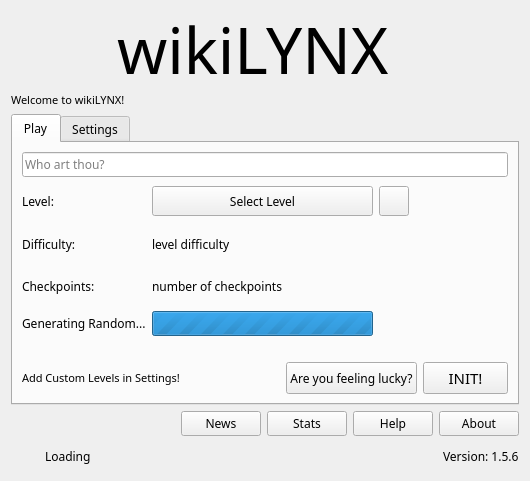
<?xml version="1.0" encoding="UTF-8"?>
<ui version="4.0">
 <class>welcomeDialog</class>
 <widget class="QDialog" name="welcomeDialog">
  <property name="windowModality">
   <enum>Qt::WindowModality::NonModal</enum>
  </property>
  <property name="geometry">
   <rect>
    <x>0</x>
    <y>0</y>
    <width>530</width>
    <height>481</height>
   </rect>
  </property>
  <property name="sizePolicy">
   <sizepolicy hsizetype="Fixed" vsizetype="Fixed">
    <horstretch>0</horstretch>
    <verstretch>0</verstretch>
   </sizepolicy>
  </property>
  <property name="minimumSize">
   <size>
    <width>530</width>
    <height>481</height>
   </size>
  </property>
  <property name="maximumSize">
   <size>
    <width>16777215</width>
    <height>16777215</height>
   </size>
  </property>
  <property name="font">
   <font>
    <family>Comfortaa</family>
    <stylestrategy>PreferDefault</stylestrategy>
    <hintingpreference>PreferNoHinting</hintingpreference>
   </font>
  </property>
  <property name="windowTitle">
   <string>Welcome to wikiLYNX</string>
  </property>
  <property name="windowIcon">
   <iconset resource="../../assets/assets.qrc">
    <normaloff>:/base/images/wikiLYNX_logo.svg</normaloff>:/base/images/wikiLYNX_logo.svg</iconset>
  </property>
  <layout class="QVBoxLayout" name="verticalLayout_3">
   <item>
    <layout class="QHBoxLayout" name="horizontalLayout_2">
     <item>
      <widget class="QPushButton" name="appLogo">
       <property name="maximumSize">
        <size>
         <width>100</width>
         <height>75</height>
        </size>
       </property>
       <property name="text">
        <string/>
       </property>
       <property name="icon">
        <iconset resource="../../assets/assets.qrc">
         <normaloff>:/base/images/wikiLYNX_logo.svg</normaloff>:/base/images/wikiLYNX_logo.svg</iconset>
       </property>
       <property name="iconSize">
        <size>
         <width>100</width>
         <height>100</height>
        </size>
       </property>
       <property name="flat">
        <bool>true</bool>
       </property>
      </widget>
     </item>
     <item>
      <widget class="QLabel" name="label">
       <property name="maximumSize">
        <size>
         <width>16777215</width>
         <height>75</height>
        </size>
       </property>
       <property name="font">
        <font>
         <family>Courier Prime</family>
         <pointsize>48</pointsize>
         <stylestrategy>PreferDefault</stylestrategy>
         <hintingpreference>PreferNoHinting</hintingpreference>
        </font>
       </property>
       <property name="toolTip">
        <string>A simple app to play Wikipedia Speedruns the right way </string>
       </property>
       <property name="text">
        <string>wikiLYNX</string>
       </property>
       <property name="textInteractionFlags">
        <set>Qt::TextInteractionFlag::NoTextInteraction</set>
       </property>
      </widget>
     </item>
    </layout>
   </item>
   <item>
    <widget class="QLabel" name="label0">
     <property name="font">
      <font>
       <family>Comfortaa</family>
       <pointsize>8</pointsize>
       <stylestrategy>PreferDefault</stylestrategy>
       <hintingpreference>PreferNoHinting</hintingpreference>
      </font>
     </property>
     <property name="toolTip">
      <string/>
     </property>
     <property name="text">
      <string>Welcome to wikiLYNX!</string>
     </property>
    </widget>
   </item>
   <item>
    <widget class="QTabWidget" name="tabWidget">
     <property name="currentIndex">
      <number>0</number>
     </property>
     <widget class="QWidget" name="tabPlay">
      <attribute name="icon">
       <iconset theme="home"/>
      </attribute>
      <attribute name="title">
       <string>Play</string>
      </attribute>
      <layout class="QVBoxLayout" name="verticalLayout">
       <item>
        <widget class="QLineEdit" name="playerName">
         <property name="font">
          <font>
           <family>Courier Prime</family>
           <stylestrategy>PreferDefault</stylestrategy>
           <hintingpreference>PreferNoHinting</hintingpreference>
          </font>
         </property>
         <property name="cursor">
          <cursorShape>IBeamCursor</cursorShape>
         </property>
         <property name="toolTip">
          <string>Enter your name for Leaderboard entries </string>
         </property>
         <property name="inputMask">
          <string/>
         </property>
         <property name="maxLength">
          <number>100</number>
         </property>
         <property name="frame">
          <bool>true</bool>
         </property>
         <property name="placeholderText">
          <string>Who art thou?</string>
         </property>
         <property name="clearButtonEnabled">
          <bool>true</bool>
         </property>
        </widget>
       </item>
       <item>
        <layout class="QHBoxLayout" name="horizontalLayout">
         <item>
          <layout class="QGridLayout" name="gridLayout" rowstretch="0,0,0,0" columnstretch="0,0,0">
           <property name="sizeConstraint">
            <enum>QLayout::SizeConstraint::SetFixedSize</enum>
           </property>
           <property name="spacing">
            <number>6</number>
           </property>
           <item row="3" column="0">
            <widget class="QLabel" name="genRandTxt">
             <property name="toolTip">
              <string>A random level is being generated, please wait</string>
             </property>
             <property name="text">
              <string>Generating Random...</string>
             </property>
            </widget>
           </item>
           <item row="1" column="0">
            <widget class="QLabel" name="label_2">
             <property name="sizePolicy">
              <sizepolicy hsizetype="Expanding" vsizetype="Expanding">
               <horstretch>0</horstretch>
               <verstretch>0</verstretch>
              </sizepolicy>
             </property>
             <property name="minimumSize">
              <size>
               <width>12</width>
               <height>0</height>
              </size>
             </property>
             <property name="maximumSize">
              <size>
               <width>16777215</width>
               <height>16777215</height>
              </size>
             </property>
             <property name="text">
              <string>Difficulty: </string>
             </property>
            </widget>
           </item>
           <item row="2" column="1">
            <widget class="QLabel" name="chk">
             <property name="sizePolicy">
              <sizepolicy hsizetype="Expanding" vsizetype="Expanding">
               <horstretch>0</horstretch>
               <verstretch>0</verstretch>
              </sizepolicy>
             </property>
             <property name="maximumSize">
              <size>
               <width>16777215</width>
               <height>16777215</height>
              </size>
             </property>
             <property name="font">
              <font>
               <family>Courier Prime</family>
               <stylestrategy>PreferDefault</stylestrategy>
               <hintingpreference>PreferNoHinting</hintingpreference>
              </font>
             </property>
             <property name="toolTip">
              <string>Number of checkpoints of the selected level</string>
             </property>
             <property name="frameShape">
              <enum>QFrame::Shape::NoFrame</enum>
             </property>
             <property name="frameShadow">
              <enum>QFrame::Shadow::Raised</enum>
             </property>
             <property name="text">
              <string>number of checkpoints</string>
             </property>
            </widget>
           </item>
           <item row="0" column="2">
            <widget class="QPushButton" name="refreshButton">
             <property name="sizePolicy">
              <sizepolicy hsizetype="Fixed" vsizetype="Preferred">
               <horstretch>0</horstretch>
               <verstretch>0</verstretch>
              </sizepolicy>
             </property>
             <property name="minimumSize">
              <size>
               <width>30</width>
               <height>30</height>
              </size>
             </property>
             <property name="maximumSize">
              <size>
               <width>30</width>
               <height>30</height>
              </size>
             </property>
             <property name="baseSize">
              <size>
               <width>21</width>
               <height>21</height>
              </size>
             </property>
             <property name="toolTip">
              <string>Refresh the list</string>
             </property>
             <property name="text">
              <string/>
             </property>
             <property name="icon">
              <iconset theme="refresh"/>
             </property>
            </widget>
           </item>
           <item row="2" column="0">
            <widget class="QLabel" name="label_4">
             <property name="sizePolicy">
              <sizepolicy hsizetype="Expanding" vsizetype="Expanding">
               <horstretch>0</horstretch>
               <verstretch>0</verstretch>
              </sizepolicy>
             </property>
             <property name="maximumSize">
              <size>
               <width>16777215</width>
               <height>16777215</height>
              </size>
             </property>
             <property name="text">
              <string>Checkpoints: </string>
             </property>
            </widget>
           </item>
           <item row="3" column="1">
            <widget class="QProgressBar" name="genRandPrg">
             <property name="toolTip">
              <string>A random level is being generated, please wait</string>
             </property>
             <property name="maximum">
              <number>0</number>
             </property>
             <property name="value">
              <number>0</number>
             </property>
            </widget>
           </item>
           <item row="0" column="0">
            <widget class="QLabel" name="label1">
             <property name="sizePolicy">
              <sizepolicy hsizetype="Expanding" vsizetype="Expanding">
               <horstretch>0</horstretch>
               <verstretch>0</verstretch>
              </sizepolicy>
             </property>
             <property name="maximumSize">
              <size>
               <width>16777215</width>
               <height>16777215</height>
              </size>
             </property>
             <property name="layoutDirection">
              <enum>Qt::LayoutDirection::LeftToRight</enum>
             </property>
             <property name="autoFillBackground">
              <bool>false</bool>
             </property>
             <property name="text">
              <string>Level: </string>
             </property>
             <property name="alignment">
              <set>Qt::AlignmentFlag::AlignLeading|Qt::AlignmentFlag::AlignLeft|Qt::AlignmentFlag::AlignVCenter</set>
             </property>
            </widget>
           </item>
           <item row="0" column="1">
            <widget class="QPushButton" name="levelSelector">
             <property name="sizePolicy">
              <sizepolicy hsizetype="Expanding" vsizetype="Maximum">
               <horstretch>0</horstretch>
               <verstretch>0</verstretch>
              </sizepolicy>
             </property>
             <property name="minimumSize">
              <size>
               <width>0</width>
               <height>30</height>
              </size>
             </property>
             <property name="text">
              <string>Select Level</string>
             </property>
            </widget>
           </item>
           <item row="1" column="1">
            <widget class="QLabel" name="difficulty">
             <property name="sizePolicy">
              <sizepolicy hsizetype="Expanding" vsizetype="Expanding">
               <horstretch>0</horstretch>
               <verstretch>0</verstretch>
              </sizepolicy>
             </property>
             <property name="minimumSize">
              <size>
               <width>221</width>
               <height>21</height>
              </size>
             </property>
             <property name="maximumSize">
              <size>
               <width>16777215</width>
               <height>16777215</height>
              </size>
             </property>
             <property name="font">
              <font>
               <family>Courier Prime</family>
               <stylestrategy>PreferDefault</stylestrategy>
               <hintingpreference>PreferNoHinting</hintingpreference>
              </font>
             </property>
             <property name="toolTip">
              <string>Difficulty of the selected level</string>
             </property>
             <property name="frameShape">
              <enum>QFrame::Shape::NoFrame</enum>
             </property>
             <property name="frameShadow">
              <enum>QFrame::Shadow::Raised</enum>
             </property>
             <property name="text">
              <string>level difficulty</string>
             </property>
            </widget>
           </item>
          </layout>
         </item>
         <item>
          <spacer name="horizontalSpacer">
           <property name="orientation">
            <enum>Qt::Orientation::Horizontal</enum>
           </property>
           <property name="sizeHint" stdset="0">
            <size>
             <width>40</width>
             <height>20</height>
            </size>
           </property>
          </spacer>
         </item>
        </layout>
       </item>
       <item>
        <spacer name="verticalSpacer">
         <property name="orientation">
          <enum>Qt::Orientation::Vertical</enum>
         </property>
         <property name="sizeType">
          <enum>QSizePolicy::Policy::Fixed</enum>
         </property>
         <property name="sizeHint" stdset="0">
          <size>
           <width>20</width>
           <height>20</height>
          </size>
         </property>
        </spacer>
       </item>
       <item>
        <layout class="QHBoxLayout" name="layout_playFooter">
         <item>
          <widget class="QLabel" name="tip">
           <property name="sizePolicy">
            <sizepolicy hsizetype="Preferred" vsizetype="Fixed">
             <horstretch>0</horstretch>
             <verstretch>0</verstretch>
            </sizepolicy>
           </property>
           <property name="minimumSize">
            <size>
             <width>0</width>
             <height>32</height>
            </size>
           </property>
           <property name="maximumSize">
            <size>
             <width>16777215</width>
             <height>32</height>
            </size>
           </property>
           <property name="font">
            <font>
             <family>Comfortaa</family>
             <pointsize>8</pointsize>
             <stylestrategy>PreferDefault</stylestrategy>
             <hintingpreference>PreferNoHinting</hintingpreference>
            </font>
           </property>
           <property name="text">
            <string>Add Custom Levels in Settings!</string>
           </property>
          </widget>
         </item>
         <item>
          <widget class="QPushButton" name="genRandomLevel">
           <property name="sizePolicy">
            <sizepolicy hsizetype="Fixed" vsizetype="Fixed">
             <horstretch>0</horstretch>
             <verstretch>0</verstretch>
            </sizepolicy>
           </property>
           <property name="maximumSize">
            <size>
             <width>16777215</width>
             <height>1000000</height>
            </size>
           </property>
           <property name="toolTip">
            <string>Play a random level!</string>
           </property>
           <property name="text">
            <string>Are you feeling lucky?</string>
           </property>
           <property name="icon">
            <iconset theme="star"/>
           </property>
          </widget>
         </item>
         <item>
          <widget class="QPushButton" name="initButton">
           <property name="minimumSize">
            <size>
             <width>85</width>
             <height>32</height>
            </size>
           </property>
           <property name="maximumSize">
            <size>
             <width>85</width>
             <height>32</height>
            </size>
           </property>
           <property name="font">
            <font>
             <family>Courier Prime</family>
             <pointsize>11</pointsize>
             <stylestrategy>PreferDefault</stylestrategy>
             <hintingpreference>PreferNoHinting</hintingpreference>
            </font>
           </property>
           <property name="toolTip">
            <string>Start a Game of the selected level </string>
           </property>
           <property name="text">
            <string>INIT!</string>
           </property>
           <property name="icon">
            <iconset theme="play"/>
           </property>
           <property name="default">
            <bool>true</bool>
           </property>
          </widget>
         </item>
        </layout>
       </item>
      </layout>
     </widget>
     <widget class="QWidget" name="tabSettings">
      <attribute name="icon">
       <iconset theme="settings"/>
      </attribute>
      <attribute name="title">
       <string>Settings</string>
      </attribute>
      <layout class="QVBoxLayout" name="verticalLayout_2">
       <item>
        <widget class="QCheckBox" name="allowSitesToggle">
         <property name="toolTip">
          <string>&lt;html&gt;&lt;head/&gt;&lt;body&gt;&lt;p&gt;Enabling this allows you to access sites outside wikipedia.org in the game. By default, accessing sites outside wikipedia.org resets the browser URL to the current checkpoint. Turn this on if you're playing Non-Wikipedia levels &lt;/p&gt;&lt;/body&gt;&lt;/html&gt;</string>
         </property>
         <property name="text">
          <string>Allow external sites (Outside wikipedia.org)</string>
         </property>
         <property name="icon">
          <iconset theme="globe"/>
         </property>
        </widget>
       </item>
       <item>
        <widget class="QCheckBox" name="killToggle">
         <property name="toolTip">
          <string>&lt;html&gt;&lt;head/&gt;&lt;body&gt;&lt;p&gt;By default, using Alt + Tab or other methods to switch game window during a game session ends the application abruptly. This is implemented as a rule to prevent cheating. You can enable this checkbox if this feature concerns you &lt;/p&gt;&lt;/body&gt;&lt;/html&gt;</string>
         </property>
         <property name="text">
          <string>Allow changing game window during game session</string>
         </property>
         <property name="icon">
          <iconset theme="tab"/>
         </property>
        </widget>
       </item>
       <item>
        <widget class="QCheckBox" name="keyboardToggle">
         <property name="toolTip">
          <string>&lt;html&gt;&lt;head/&gt;&lt;body&gt;&lt;p&gt;By default, keyboard is disabled while playing a game. You can disable keyboard lock by enabling this checkbox &lt;/p&gt;&lt;/body&gt;&lt;/html&gt;</string>
         </property>
         <property name="text">
          <string>Enable keyboard during game session</string>
         </property>
         <property name="icon">
          <iconset theme="keyboard"/>
         </property>
        </widget>
       </item>
       <item>
        <layout class="QGridLayout" name="gridLayout_2">
         <item row="0" column="0">
          <widget class="QLabel" name="label_6">
           <property name="text">
            <string>Icon Theme: </string>
           </property>
          </widget>
         </item>
         <item row="0" column="1">
          <widget class="QComboBox" name="iconThemeSelect">
           <property name="toolTip">
            <string>&lt;html&gt;&lt;head/&gt;&lt;body&gt;&lt;p&gt;Select an icon theme &lt;/p&gt;&lt;/body&gt;&lt;/html&gt;</string>
           </property>
           <property name="editable">
            <bool>false</bool>
           </property>
           <property name="duplicatesEnabled">
            <bool>false</bool>
           </property>
           <property name="frame">
            <bool>true</bool>
           </property>
          </widget>
         </item>
        </layout>
       </item>
       <item>
        <layout class="QHBoxLayout" name="layout_settingsButtons">
         <item>
          <spacer name="horizontalSpacer_2">
           <property name="orientation">
            <enum>Qt::Orientation::Horizontal</enum>
           </property>
           <property name="sizeHint" stdset="0">
            <size>
             <width>40</width>
             <height>20</height>
            </size>
           </property>
          </spacer>
         </item>
         <item>
          <widget class="QPushButton" name="editLevelButton">
           <property name="maximumSize">
            <size>
             <width>16777215</width>
             <height>16777215</height>
            </size>
           </property>
           <property name="toolTip">
            <string>Add your own custom levels</string>
           </property>
           <property name="text">
            <string>Edit Levels</string>
           </property>
           <property name="icon">
            <iconset theme="edit"/>
           </property>
          </widget>
         </item>
         <item>
          <widget class="QPushButton" name="sLogsButton">
           <property name="maximumSize">
            <size>
             <width>16777215</width>
             <height>16777215</height>
            </size>
           </property>
           <property name="toolTip">
            <string>Show Logs folder</string>
           </property>
           <property name="text">
            <string>Show Logs</string>
           </property>
           <property name="icon">
            <iconset theme="history"/>
           </property>
          </widget>
         </item>
         <item>
          <widget class="QPushButton" name="cLogsButton">
           <property name="maximumSize">
            <size>
             <width>16777215</width>
             <height>16777215</height>
            </size>
           </property>
           <property name="toolTip">
            <string>Clear Logs</string>
           </property>
           <property name="text">
            <string>Clear Logs</string>
           </property>
           <property name="icon">
            <iconset theme="delete"/>
           </property>
          </widget>
         </item>
        </layout>
       </item>
      </layout>
     </widget>
    </widget>
   </item>
   <item>
    <layout class="QHBoxLayout" name="horizontalLayout_3">
     <item>
      <widget class="QPushButton" name="privateLogo">
       <property name="maximumSize">
        <size>
         <width>111</width>
         <height>61</height>
        </size>
       </property>
       <property name="text">
        <string/>
       </property>
       <property name="icon">
        <iconset resource="../../assets/assets.qrc">
         <normaloff>:/base/images/DAWN.svg</normaloff>:/base/images/DAWN.svg</iconset>
       </property>
       <property name="iconSize">
        <size>
         <width>100</width>
         <height>100</height>
        </size>
       </property>
       <property name="flat">
        <bool>true</bool>
       </property>
      </widget>
     </item>
     <item>
      <spacer name="horizontalSpacer_3">
       <property name="orientation">
        <enum>Qt::Orientation::Horizontal</enum>
       </property>
       <property name="sizeHint" stdset="0">
        <size>
         <width>40</width>
         <height>20</height>
        </size>
       </property>
      </spacer>
     </item>
     <item>
      <widget class="QPushButton" name="newsButton">
       <property name="maximumSize">
        <size>
         <width>16777215</width>
         <height>16777215</height>
        </size>
       </property>
       <property name="toolTip">
        <string>View Latest News about the game</string>
       </property>
       <property name="text">
        <string>News</string>
       </property>
       <property name="icon">
        <iconset theme="news"/>
       </property>
      </widget>
     </item>
     <item>
      <widget class="QPushButton" name="statsButton">
       <property name="maximumSize">
        <size>
         <width>16777215</width>
         <height>16777215</height>
        </size>
       </property>
       <property name="toolTip">
        <string>View Leaderboard</string>
       </property>
       <property name="text">
        <string>Stats</string>
       </property>
       <property name="icon">
        <iconset theme="trophy"/>
       </property>
      </widget>
     </item>
     <item>
      <widget class="QPushButton" name="helpButton">
       <property name="maximumSize">
        <size>
         <width>16777215</width>
         <height>16777215</height>
        </size>
       </property>
       <property name="cursor">
        <cursorShape>WhatsThisCursor</cursorShape>
       </property>
       <property name="toolTip">
        <string>Learn how to play the game</string>
       </property>
       <property name="text">
        <string>Help</string>
       </property>
       <property name="icon">
        <iconset theme="help"/>
       </property>
      </widget>
     </item>
     <item>
      <widget class="QPushButton" name="aboutButton">
       <property name="maximumSize">
        <size>
         <width>16777215</width>
         <height>16777215</height>
        </size>
       </property>
       <property name="toolTip">
        <string>About wikiLYNX</string>
       </property>
       <property name="text">
        <string>About</string>
       </property>
       <property name="icon">
        <iconset theme="info"/>
       </property>
      </widget>
     </item>
    </layout>
   </item>
   <item>
    <layout class="QHBoxLayout" name="horizontalLayout_4">
     <item>
      <widget class="QPushButton" name="statusIndicator">
       <property name="minimumSize">
        <size>
         <width>28</width>
         <height>28</height>
        </size>
       </property>
       <property name="maximumSize">
        <size>
         <width>28</width>
         <height>28</height>
        </size>
       </property>
       <property name="text">
        <string/>
       </property>
       <property name="icon">
        <iconset theme="pending"/>
       </property>
       <property name="autoDefault">
        <bool>true</bool>
       </property>
       <property name="flat">
        <bool>true</bool>
       </property>
      </widget>
     </item>
     <item>
      <widget class="QLabel" name="status">
       <property name="minimumSize">
        <size>
         <width>35</width>
         <height>28</height>
        </size>
       </property>
       <property name="maximumSize">
        <size>
         <width>16777215</width>
         <height>28</height>
        </size>
       </property>
       <property name="font">
        <font>
         <family>Courier Prime</family>
         <stylestrategy>PreferDefault</stylestrategy>
         <hintingpreference>PreferNoHinting</hintingpreference>
        </font>
       </property>
       <property name="toolTip">
        <string>Network and Update Status. Click on the icon indicator to learn more </string>
       </property>
       <property name="text">
        <string>Loading</string>
       </property>
       <property name="textInteractionFlags">
        <set>Qt::TextInteractionFlag::NoTextInteraction</set>
       </property>
      </widget>
     </item>
     <item>
      <spacer name="horizontalSpacer_4">
       <property name="orientation">
        <enum>Qt::Orientation::Horizontal</enum>
       </property>
       <property name="sizeHint" stdset="0">
        <size>
         <width>40</width>
         <height>20</height>
        </size>
       </property>
      </spacer>
     </item>
     <item>
      <widget class="QLabel" name="version">
       <property name="font">
        <font>
         <family>Courier Prime</family>
         <stylestrategy>PreferDefault</stylestrategy>
         <hintingpreference>PreferNoHinting</hintingpreference>
        </font>
       </property>
       <property name="toolTip">
        <string>Game Version</string>
       </property>
       <property name="text">
        <string>Version: 1.5.6</string>
       </property>
      </widget>
     </item>
    </layout>
   </item>
  </layout>
 </widget>
 <resources>
  <include location="../../assets/assets.qrc"/>
 </resources>
 <connections/>
</ui>
